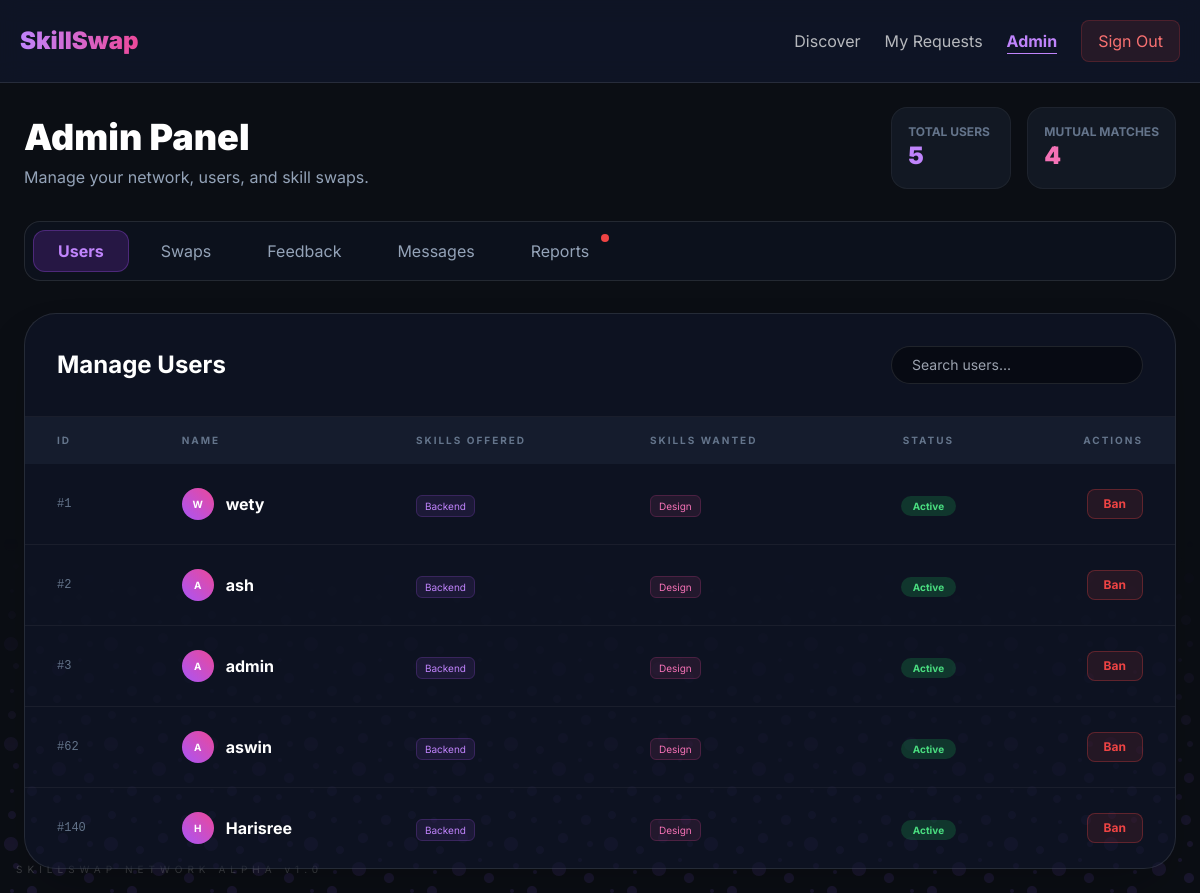
The app's page /admin_dashboard (signed in), older data.
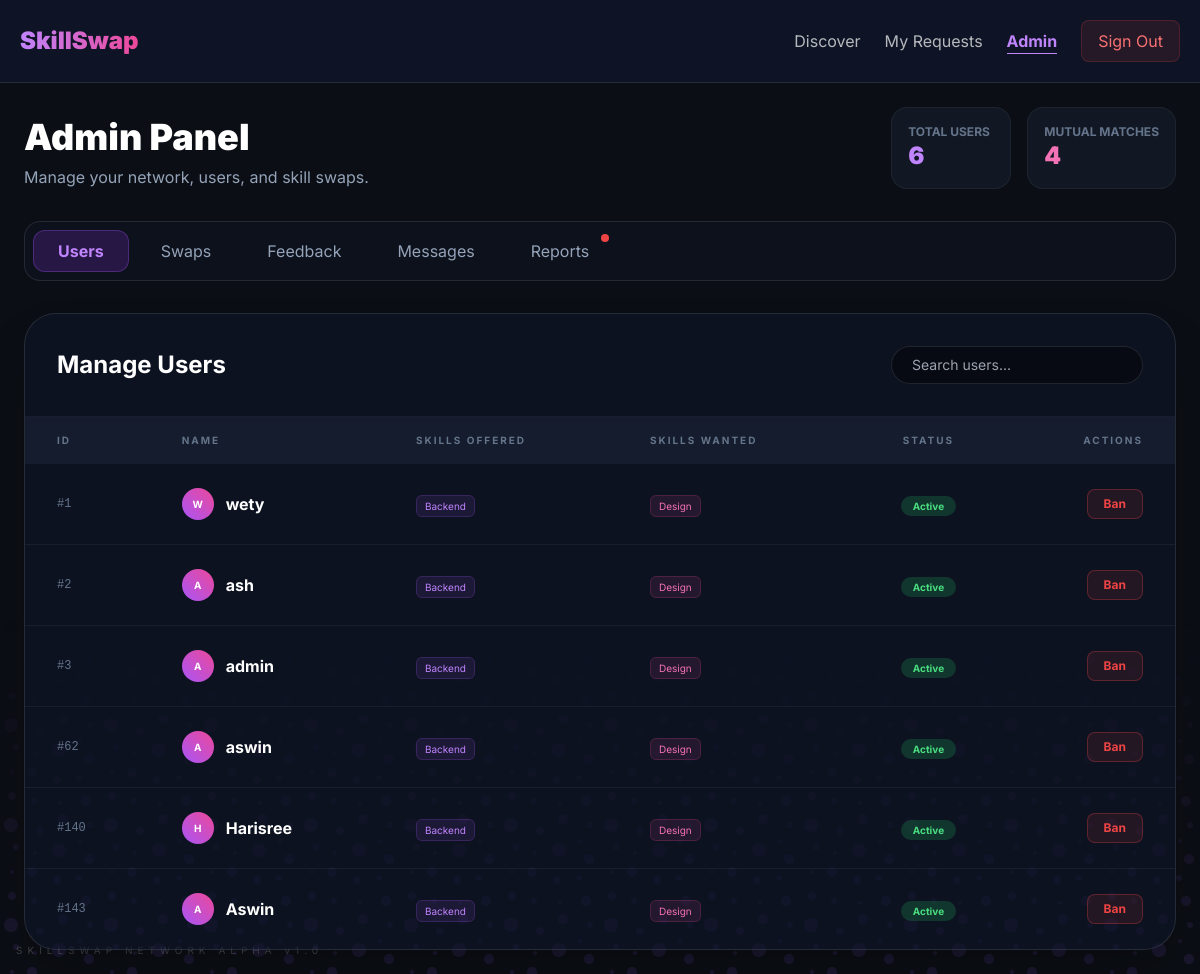
The same page, newer data.
### tables this page shows
CREATE TABLE users (
            id INTEGER PRIMARY KEY AUTOINCREMENT,
            username TEXT UNIQUE,
            password TEXT,
            role TEXT DEFAULT 'user'
        );

### app.py (the view)
@app.route("/admin_dashboard")
def admin_dashboard():
    if session.get("role") != "admin":
        flash("Access Denied: Only Admins can enter here.")
        return redirect(url_for("home"))
    conn = get_db()
    users = conn.execute("SELECT * FROM users").fetchall()
    total_users = conn.execute("SELECT COUNT(*) FROM users").fetchone()[0]
    total_matches = conn.execute("SELECT COUNT(*) FROM requests WHERE status='Accepted' AND skill LIKE 'Match:%'").fetchone()[0]
    conn.close()
    return render_template("admin_dashboard.html", users=users, total_users=total_users, total_matches=total_matches)

### app.py (called while the page is built)
def get_db():
    conn = sqlite3.connect("database.db")
    conn.row_factory = sqlite3.Row
    return conn

### templates/admin_dashboard.html
{% extends "base.html" %}
{% block content %}
<div class="w-full max-w-7xl mx-auto p-6 space-y-8 animate__animated animate__fadeIn">
    <div class="flex justify-between items-end">
        <div>
            <h1 class="text-4xl font-black text-white mb-2">Admin Panel</h1>
            <p class="text-slate-400">Manage your network, users, and skill swaps.</p>
        </div>
        <div class="flex gap-4">
            <div class="bg-slate-800/40 backdrop-blur-md border border-white/5 p-4 rounded-2xl min-w-[120px]">
                <span class="block text-xs text-slate-500 uppercase font-bold">Total Users</span>
                <span class="text-2xl font-black text-purple-400">{{ total_users }}</span>
            </div>
            <div class="bg-slate-800/40 backdrop-blur-md border border-white/5 p-4 rounded-2xl min-w-[120px]">
                <span class="block text-xs text-slate-500 uppercase font-bold">Mutual Matches</span>
                <span class="text-2xl font-black text-pink-400">{{ total_matches }}</span>
            </div>
        </div>
    </div>
    <div class="bg-slate-900/40 backdrop-blur-xl border border-white/10 p-2 rounded-2xl flex gap-2 overflow-x-auto">
        <button class="px-6 py-2 rounded-xl bg-purple-600/20 text-purple-400 border border-purple-500/30 font-bold">Users</button>
        <button class="px-6 py-2 rounded-xl text-slate-400 hover:bg-white/5 transition">Swaps</button>
        <button class="px-6 py-2 rounded-xl text-slate-400 hover:bg-white/5 transition">Feedback</button>
        <button class="px-6 py-2 rounded-xl text-slate-400 hover:bg-white/5 transition">Messages</button>
        <button class="px-6 py-2 rounded-xl text-slate-400 hover:bg-white/5 transition relative">
            Reports
            <span class="absolute top-1 right-1 w-2 h-2 bg-red-500 rounded-full"></span>
        </button>
    </div>
    <div class="bg-slate-900/60 backdrop-blur-2xl border border-white/10 rounded-[32px] overflow-hidden shadow-2xl">
        <div class="p-8 border-b border-white/5 flex justify-between items-center">
            <h2 class="text-2xl font-bold text-white">Manage Users</h2>
            <div class="relative">
                <input type="text" placeholder="Search users..." class="bg-black/40 border border-white/10 rounded-full px-5 py-2 text-sm focus:outline-none focus:border-purple-500">
            </div>
        </div>
        <div class="overflow-x-auto">
            <table class="w-full text-left border-collapse">
                <thead>
                    <tr class="bg-slate-800/50 text-slate-500 text-[10px] uppercase tracking-[2px] font-black">
                        <th class="px-8 py-4">ID</th>
                        <th class="px-8 py-4">Name</th>
                        <th class="px-8 py-4">Skills Offered</th>
                        <th class="px-8 py-4">Skills Wanted</th>
                        <th class="px-8 py-4 text-center">Status</th>
                        <th class="px-8 py-4 text-right">Actions</th>
                    </tr>
                </thead>
                <tbody class="divide-y divide-white/5">
                    {% for user in users %}
                    <tr class="group hover:bg-white/[0.02] transition">
                        <td class="px-8 py-6 text-slate-500 font-mono text-xs">#{{ user['id'] }}</td>
                        <td class="px-8 py-6">
                            <div class="flex items-center gap-3">
                                <div class="w-8 h-8 rounded-full bg-gradient-to-tr from-purple-500 to-pink-500 flex items-center justify-center text-[10px] font-bold">
                                    {{ user['username'][0].upper() }}
                                </div>
                                <span class="font-bold text-white">{{ user['username'] }}</span>
                            </div>
                        </td>
                        <td class="px-8 py-6 text-slate-300">
                            <span class="bg-purple-500/10 text-purple-400 text-[10px] px-2 py-1 rounded-md border border-purple-500/20">Backend</span>
                        </td>
                        <td class="px-8 py-6 text-slate-300">
                            <span class="bg-pink-500/10 text-pink-400 text-[10px] px-2 py-1 rounded-md border border-pink-500/20">Design</span>
                        </td>
                        <td class="px-8 py-6 text-center">
                            <span class="bg-green-500/20 text-green-400 text-[10px] px-3 py-1 rounded-full font-bold">Active</span>
                        </td>
                        <td class="px-8 py-6 text-right">
                            <button class="bg-red-500/10 text-red-500 px-4 py-1.5 rounded-lg border border-red-500/30 text-xs font-bold hover:bg-red-500 hover:text-white transition">
                                Ban
                            </button>
                        </td>
                    </tr>
                    {% endfor %}
                </tbody>
            </table>
        </div>
    </div>
</div>
{% endblock %}

### templates/base.html (shortened to what this page needs)
<!DOCTYPE html>
<html lang="en">
<head>
    <script src="https://cdn.tailwindcss.com"></script>
    <link rel="stylesheet" href="https://cdnjs.cloudflare.com/ajax/libs/animate.css/4.1.1/animate.min.css"/>
</head>
<body>
    <nav class="p-5 flex justify-between items-center border-b border-white/10 sticky top-0">
        <a href="/" class="text-2xl font-black bg-gradient-to-r from-purple-400 to-pink-500 bg-clip-text text-transparent">
        </a>
        <div class="flex items-center gap-6">
            {% if session.get('user_id') %}
                <a href="/dashboard" class="text-white/70 hover:text-white transition">Discover</a>
                <a href="/matches" class="text-white/70 hover:text-white transition">My Requests</a>
                {% if session.get('role') == 'admin' %}
                    <a href="/admin_dashboard" class="text-purple-400 font-bold border-b border-purple-400">Admin</a>
                {% endif %}
                <a href="/logout" class="bg-red-500/10 text-red-400 px-4 py-2 rounded-lg border border-red-500/20 hover:bg-red-500 hover:text-white transition">Sign Out</a>
            {% else %}
                <a href="/login" class="text-white/70 hover:text-white">Login</a>
                <a href="/register" class="bg-purple-600 hover:bg-purple-500 px-5 py-2 rounded-xl font-bold transition shadow-lg shadow-purple-500/20">Join</a>
            {% endif %}
        </div>
    </nav>
    <div class="card-zone">
        {% block content %}{% endblock %}
    </div>
    <div class="network-bg"></div>
    <div class="fixed bottom-4 left-4 opacity-20 text-[10px] tracking-[5px]">SKILLSWAP NETWORK ALPHA v1.0</div>
</body>
</html>

### templates/base.html (style rules this page uses)
body { background: #0b0e14; color: white; font-family: 'Inter', sans-serif; overflow-x: hidden; min-height: 100vh; display: flex; flex-direction: column; }
.network-bg { position: fixed; bottom: 0; left: 0; width: 100%; height: 45vh; z-index: -1; mask-image: linear-gradient(to top, rgba(0,0,0,1), rgba(0,0,0,0)); pointer-events: none; }
.card-zone { flex-grow: 1; display: flex; align-items: center; justify-content: center; z-index: 10; }
nav { background: rgba(15, 23, 42, 0.8); backdrop-filter: blur(12px); z-index: 100; }

Row changes from the older to the newer data that the page shows:
added users: id "143", username "A", username "Aswin"
Text that changed along with them:
{{ total_users }}: "5" → "6"
